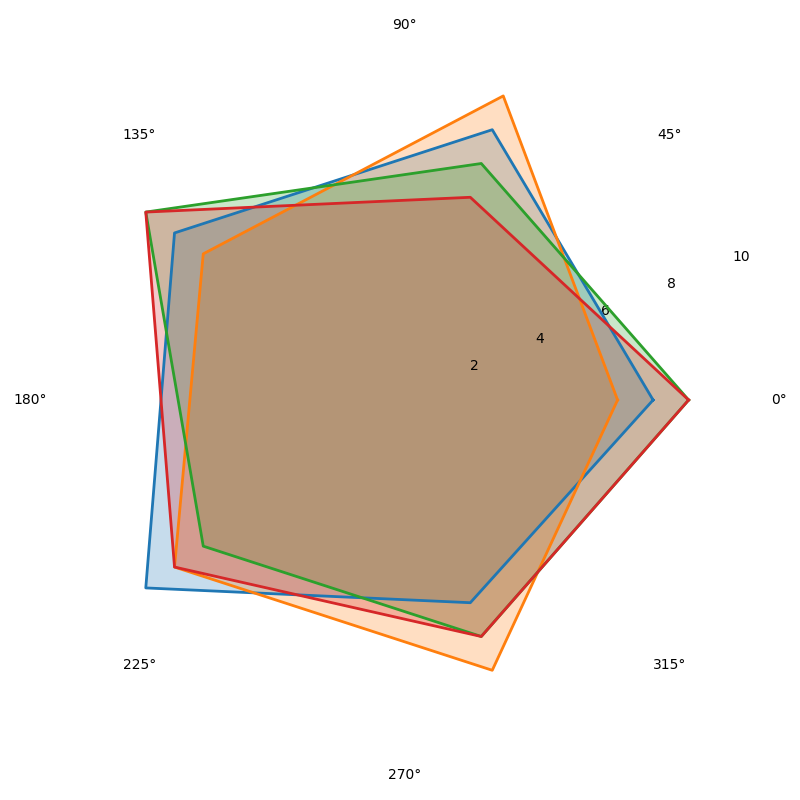

This chart was generated by the following Python code:
import numpy as np
import matplotlib.pyplot as plt
from math import pi

categories = ['Flavor Variety', 'Affordability', 'Customer Service', 'Ambience', 'Quality']
N = len(categories)

# Manually shuffled scores
shopA_scores = [7, 8, 8, 9, 6]
shopB_scores = [6, 9, 7, 8, 8]
shopC_scores = [8, 7, 9, 7, 7]
shopD_scores = [8, 6, 9, 8, 7]

angles = np.linspace(0, 2 * pi, N, endpoint=False).tolist()
angles += angles[:1]

shopA_scores += shopA_scores[:1]
shopB_scores += shopB_scores[:1]
shopC_scores += shopC_scores[:1]
shopD_scores += shopD_scores[:1]

def plot_radar(ax, data, color):
    ax.fill(angles, data, color=color, alpha=0.25)
    ax.plot(angles, data, color=color, linewidth=2)

fig, ax = plt.subplots(figsize=(8, 8), subplot_kw=dict(polar=True))

plot_radar(ax, shopA_scores, '#1f77b4')
plot_radar(ax, shopB_scores, '#ff7f0e')
plot_radar(ax, shopC_scores, '#2ca02c')
plot_radar(ax, shopD_scores, '#d62728')

ax.set_ylim(0, 10)
ax.xaxis.grid(False)
ax.yaxis.grid(False)
ax.spines['polar'].set_visible(False)

plt.tight_layout()
plt.show()
